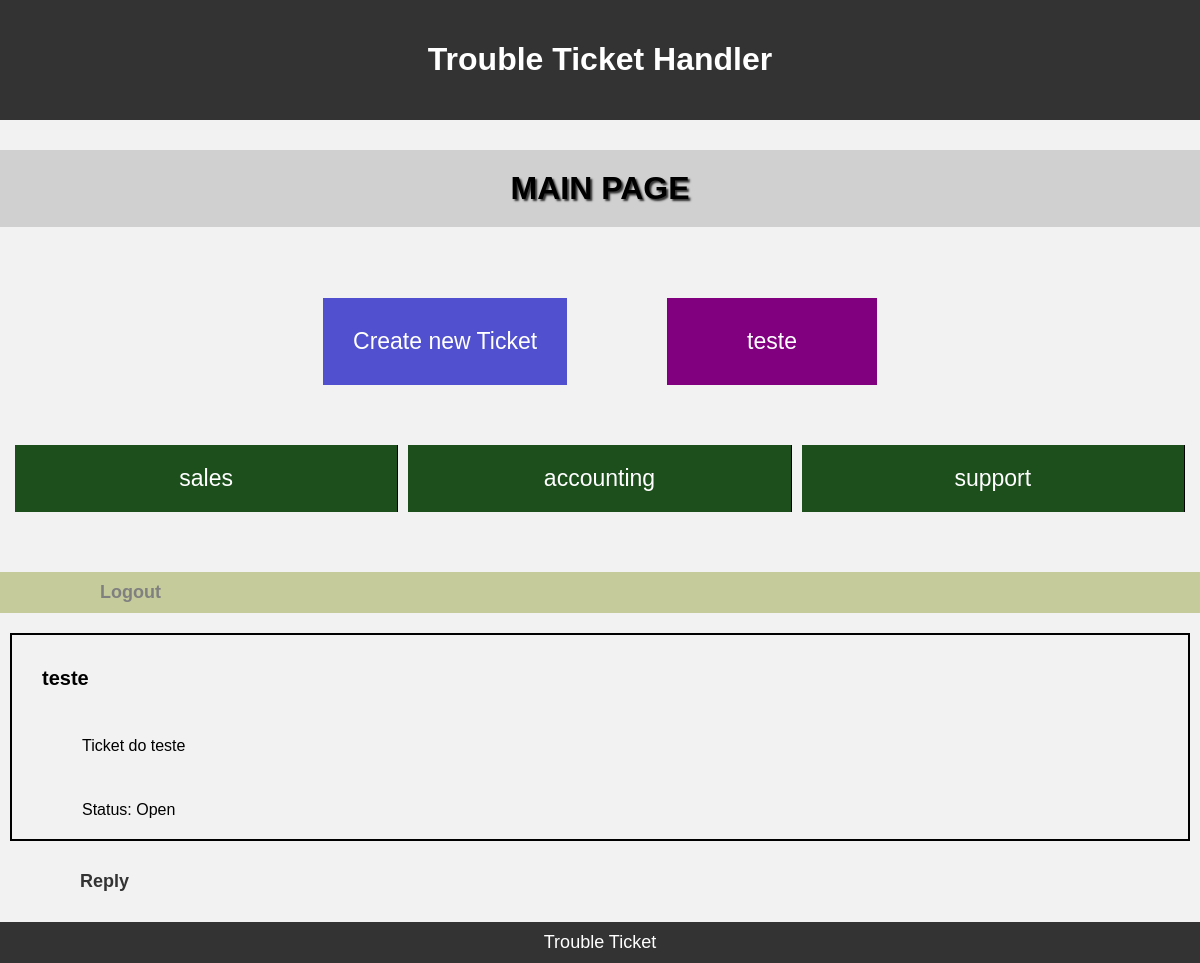
/main.php (signed in), run on an earlier commit of the app's database.
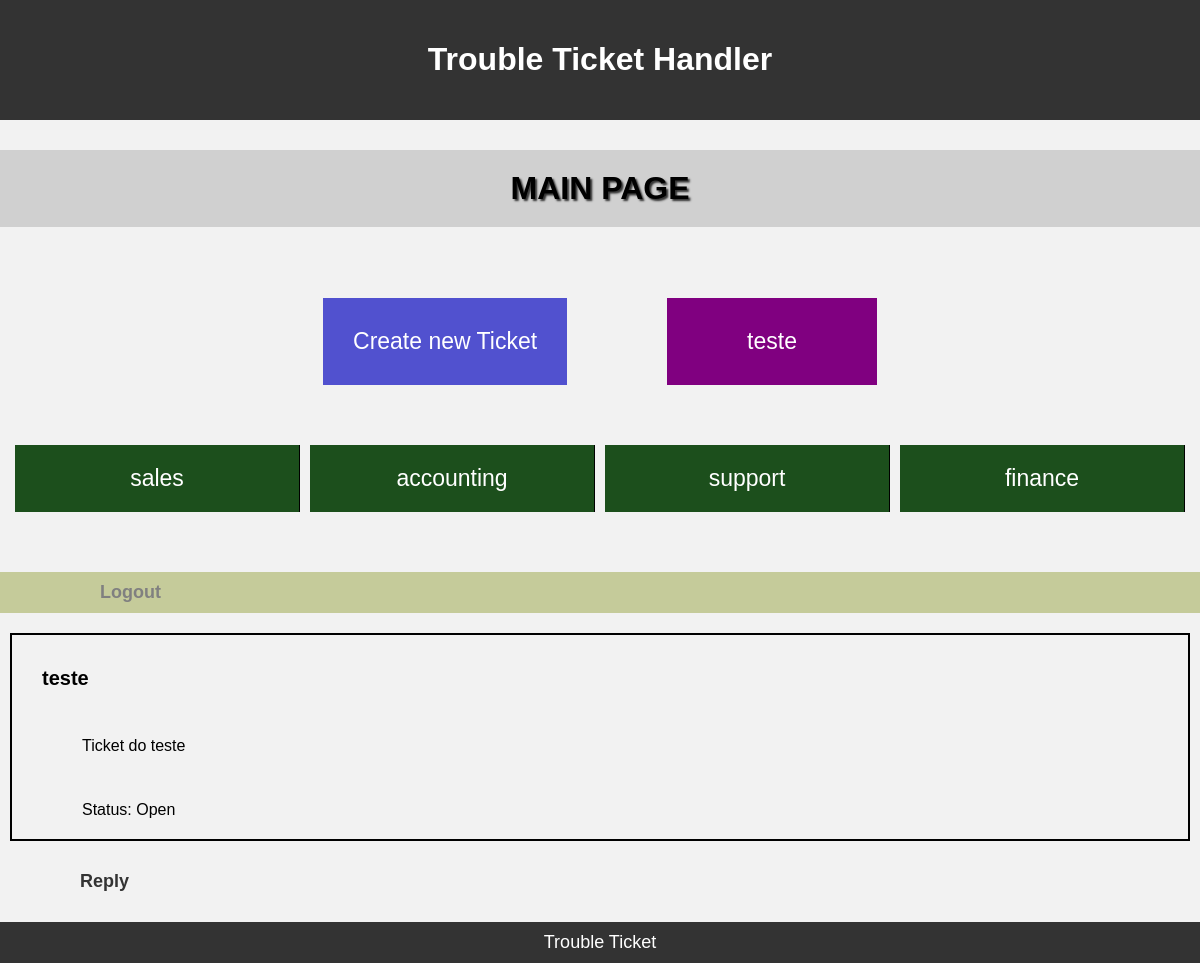
And on a later commit of the database.
### tables this page shows
CREATE TABLE user (
  id INTEGER PRIMARY KEY AUTOINCREMENT,
  status TEXT NOT NULL,
  name TEXT NOT NULL,
  username TEXT UNIQUE NOT NULL,
  password TEXT NOT NULL,
  email TEXT NOT NULL
);

CREATE TABLE department (
  id INTEGER PRIMARY KEY AUTOINCREMENT,
  name TEXT NOT NULL UNIQUE
);

### main.php (the view, shortened to what this page needs)
<?php
$db = getDataBaseConnection();
$stmt = $db->prepare("SELECT * FROM user WHERE id = :id");
$stmt->bindParam(':id', $_SESSION['user_id']);
$stmt->execute();
$user = $stmt->fetch();
$stmt = $db->prepare("SELECT user.name as client_name, ticket.message, ticket.status, ticket.department as dep, ticket.id as ticket_id
                      FROM ticket
                      JOIN user ON ticket.client_id = user.id
                      WHERE user.id = :id");
$stmt->bindParam(':id', $_SESSION['user_id']);
$stmt->execute();
$tickets = $stmt->fetchAll();
$stmt = $db->prepare("SELECT name FROM department ORDER BY id ASC");
$stmt->execute();
$departments = $stmt->fetchAll();
?>
<!DOCTYPE html>
<html lang="en-US">
<head>
    <link rel="stylesheet" href="style2.css">
</head>
<body>
<header>
    <h1><a href="main.php">Trouble Ticket Handler</a></h1>
</header>
<h1 class="main">MAIN PAGE</h1>
<ul id="menu">
    <a href="ticket.php">
        <li class="first">Create new Ticket</li>
    </a>
    <a href="profile.php">
        <li class="last"><?= $user['name'] ?></li>
    </a>
</ul>
<nav id="menu">
    <ul>
        <?php foreach ($departments as $deparment): ?>
        <li><a href="#" onclick="showDep('<?php echo $deparment['name']; ?>')"> <?php echo $deparment['name']; ?></a></li>
        <?php endforeach; ?>
    </ul>
</nav>
<a href="login.php" class="a-prof">Logout</a>
<?php foreach ($tickets as $ticket): ?>
  <div id="ticket">
    <h2><?= $ticket['client_name'] ?></h2>
    <p><?= $ticket['message'] ?></p>
    <p>Status: <?= $ticket['status'] ?></p>
  </div>
  <a href="#" class="reply-ticket" onclick="showForm(<?= $ticket['ticket_id'] ?>)">Reply</a>
<?php endforeach; ?>
<footer>
   Trouble Ticket
</footer>
</body>
</html>

### style2.css (style rules this page uses)
body { font-family: Arial, sans-serif; background-color: #f2f2f2; margin: 0; padding: 0; }
header { background-color: #333; color: #fff; padding: 20px; text-align: center; margin-bottom: 30px; }
h1 a { color: white; margin: 20px; }
.main { font-weight: bold; background-color: rgba(128, 128, 128, 0.303); text-shadow: #333 2px 2px 2px; text-align: center; padding: 20px; margin-top: 0px; }
a { color: #333; text-decoration: none; }
footer { background-color: #333; color: #fff; padding: 10px; text-align: center; margin-top: 30px; font-size: 18px; }
.a-prof { padding: 10px; padding-left: 100px; display: block; font-size: 18px; font-weight: bold; color: gray; background-color: rgba(144, 158, 54, 0.47); margin-bottom: 20px; }
ul { list-style-type: none; margin: 0; padding: 0; display: flex; justify-content: center; background-color: #f2f2f2; }
ul li { padding: 10px 20px; }
ul a li { color: white; text-decoration: none; font-size: 23px; margin: 50px; }
.first { padding: 30px; background-color: rgb(81, 81, 207); }
.last { padding: 30px; padding-right: 80px; padding-left: 80px; background-color:purple; }
nav ul { display: flex; justify-content: space-between; background-color: #f2f2f2; padding: 10px; margin-bottom: 50px; }
nav ul li { flex: 1; margin: 0 5px; text-align: center; border-right: 1px solid black; }
nav ul li { background-color: rgb(28, 79, 28); }
nav ul li a { display: block; padding: 10px; color: white; text-decoration: none; font-size: 23px; }
#ticket { background-color: #f2f2f2; margin: 10px; padding: 15px; padding-left: 30px; margin-bottom: 30px; border: 2px solid black; }
div#ticket h2 { font-size: 20px; }
div#ticket p { margin-bottom: 5px; padding-left: 40px; padding-top: 30px; }
.reply-ticket { margin-top: 30px; font-size: 18px; font-weight: bold; margin-left: 80px; }

What changed in the data, as far as the page shows it:
added department: name "finance"
